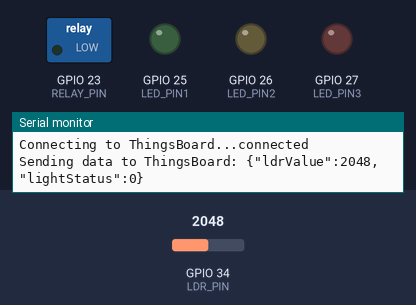
The sketch below on a simulated ESP32. On the bench: switched loads named in the sketch (green lamp = pin HIGH), output pins drawn as LEDs (lit = HIGH), the last lines printed to the serial monitor. The test bench sets the inputs (shaded band); at power-on: GPIO 34 (LDR_PIN) = 2048. WiFi joins after 1.5 s; servers stay silent unless stated; no MQTT or app messages arrive unless stated.

Above: at 3.2 s.
3.3 s: GPIO 34 (LDR_PIN) set to 549
8.9 s: GPIO 34 (LDR_PIN) set to 468
At 12.6 s:
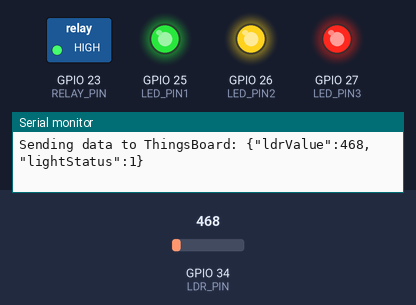
14.5 s: GPIO 34 (LDR_PIN) set to 540
At 17.7 s:
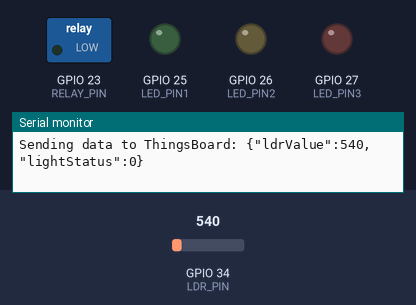
20.1 s: GPIO 34 (LDR_PIN) set to 491
At 22.8 s:
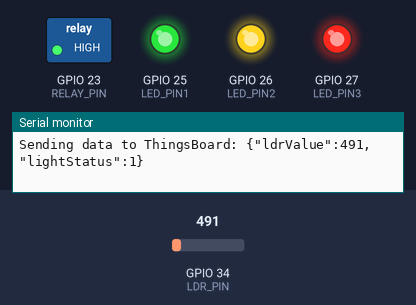
Timing chart, 0 to 24.3 s (numbered marks = the images above; inputs shaded):
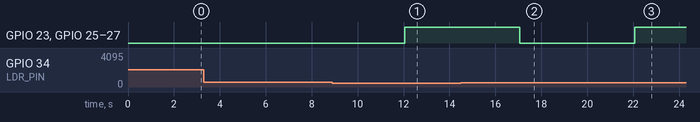

The sketch:

sketch.ino
```cpp
#include <WiFi.h>
#include <PubSubClient.h>

// Pin Definitions
#define LDR_PIN 34         // LDR sensor connected to pin 34 (analog input)
#define RELAY_PIN 23       // Relay connected to pin 23 (controls streetlight)
#define LED_PIN1 25        // LED1 for streetlight simulation
#define LED_PIN2 26        // LED2 for streetlight simulation
#define LED_PIN3 27        // LED3 for streetlight simulation

// WiFi Settings
const char* ssid = "Wokwi-GUEST";   // Your WiFi SSID
const char* password = ""; // Your WiFi password

// ThingsBoard Settings
const char* mqttServer = "demo.thingsboard.io"; // ThingsBoard server
const int mqttPort = 1883;                      // MQTT port
const char* accessToken = "wx7qhfe1rtdgd3b6hf8z";  // Access token for the device

// Create WiFi and MQTT clients
WiFiClient wifiClient;
PubSubClient client(wifiClient);

void setup() {
  Serial.begin(115200);
  pinMode(RELAY_PIN, OUTPUT);  // Set relay pin as output to control light
  pinMode(LDR_PIN, INPUT);     // Set LDR pin as input
  pinMode(LED_PIN1, OUTPUT);   // Set LED1 as output
  pinMode(LED_PIN2, OUTPUT);   // Set LED2 as output
  pinMode(LED_PIN3, OUTPUT);   // Set LED3 as output

  // Connect to WiFi
  WiFi.begin(ssid, password);
  while (WiFi.status() != WL_CONNECTED) {
    delay(1000);
    Serial.println("Connecting to WiFi...");
  }
  Serial.println("Connected to WiFi");

  // Connect to ThingsBoard server
  client.setServer(mqttServer, mqttPort);
  while (!client.connected()) {
    Serial.print("Connecting to ThingsBoard...");
    if (client.connect("ESP32_Device", accessToken, NULL)) {
      Serial.println("connected");
    } else {
      Serial.print("failed with state ");
      Serial.print(client.state());
      delay(2000);
    }
  }
}

void loop() {
  if (!client.connected()) {
    // Reconnect if MQTT connection is lost
    while (!client.connected()) {
      Serial.print("Reconnecting to ThingsBoard...");
      if (client.connect("ESP32_Device", accessToken, NULL)) {
        Serial.println("reconnected");
      } else {
        Serial.print("failed with state ");
        Serial.print(client.state());
        delay(2000);
      }
    }
  }
  client.loop();

  // Read LDR value
  int ldrValue = analogRead(LDR_PIN);  // LDR value (light intensity)

  // Control light based on LDR
  if (ldrValue < 500) {
    digitalWrite(RELAY_PIN, HIGH);  // Turn streetlight ON
    digitalWrite(LED_PIN1, HIGH);
    digitalWrite(LED_PIN2, HIGH);
    digitalWrite(LED_PIN3, HIGH);
  } else {
    digitalWrite(RELAY_PIN, LOW);   // Turn streetlight OFF
    digitalWrite(LED_PIN1, LOW);
    digitalWrite(LED_PIN2, LOW);
    digitalWrite(LED_PIN3, LOW);
  }

  // Prepare JSON payload for ThingsBoard
  String payload = "{";
  payload += "\"ldrValue\":" + String(ldrValue) + ",";
  payload += "\"lightStatus\":" + String(digitalRead(RELAY_PIN));
  payload += "}";

  // Publish data to ThingsBoard
  Serial.println("Sending data to ThingsBoard: " + payload);
  client.publish("v1/devices/me/telemetry", payload.c_str());

  // Wait for 5 seconds before sending data again
  delay(5000);
}
```

Measured:
- the behaviour switches between 500 and 499 on GPIO 34 (LDR_PIN) (found by bisection; images 0 and 1)
- after the input at 8.9 s, GPIO 23 (RELAY_PIN), GPIO 25 (LED_PIN1), GPIO 26 (LED_PIN2), GPIO 27 (LED_PIN3): LOW → HIGH after 3.2 s
- after the input at 14.5 s, GPIO 23 (RELAY_PIN), GPIO 25 (LED_PIN1), GPIO 26 (LED_PIN2), GPIO 27 (LED_PIN3): HIGH → LOW after 2.6 s
- after the input at 20.1 s, GPIO 23 (RELAY_PIN), GPIO 25 (LED_PIN1), GPIO 26 (LED_PIN2), GPIO 27 (LED_PIN3): LOW → HIGH after 2.0 s
